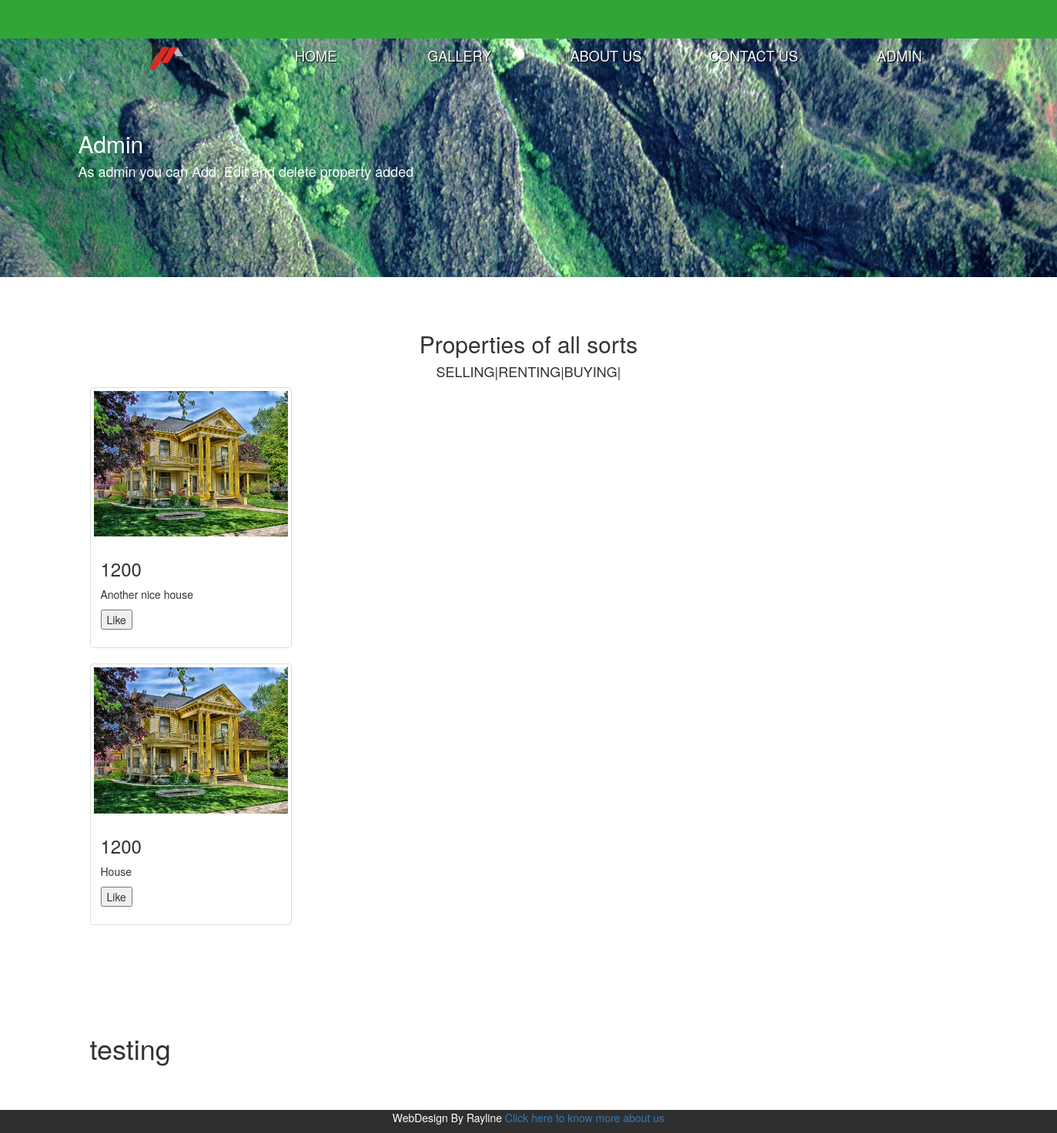
/house/gallery.php, run on the app's committed database.
### tables this page shows
CREATE TABLE `houses` (
  `houseID` int(11) NOT NULL AUTO_INCREMENT,
  `image` varchar(50) NOT NULL,
  `description` varchar(255) DEFAULT NULL,
  `price` double NOT NULL,
  `rooms` int(11) NOT NULL,
  `listing` varchar(50) DEFAULT NULL,
  `street` varchar(50) DEFAULT NULL,
  `city` varchar(50) DEFAULT NULL,
  PRIMARY KEY (`houseID`)
);

### house/gallery.php (the view, shortened to what this page needs)
<?php
require 'includes/db.connection.php';
?>
    <!doctype html>
    <html class="no-js" lang="">
    <?php include "templates/head.php";?>
    <body>
        <?php include "templates/header.php";?>
        <?php include 'templates/backgroundimage.php';?>
        <section id="gallery" class="gallery">
            <div class="container">
                <div class="row">
                    <h2 class="text-center">Properties of all sorts</h2>
                    <H4 class="text-center">SELLING|RENTING|BUYING|</H4>
                </div>
                <div class="row">
                    <div class="col-sm-6 col-md-3">
                        <?php
                        $query = "SELECT * FROM houses";
                        $result = mysqli_query($conn,$query);
                        while($row = mysqli_fetch_assoc($result)){
                        ?>
                            <div class="thumbnail">
                                <img src="img/House4.jpg" alt="house">
                                <div class="caption">
                                    <h3>
                                        <?php echo $row['price'] ?>
                                    </h3>
                                    <p>
                                        <?php echo $row['description'] ?> </p>
                                    <p align="center">
                                        <form>
                                            <input type="submit" name="" value="Like">
                                        </form>
                                    </p>
                                </div>
                            </div>
                            <?php
                        }
                        ?>
                    </div>
                </div>
            </div>
        </section>
        <section id="" class="">
            <div class="container">
                <h1>testing</h1>
            </div>
        </section>
        <?php include 'templates/footer.php';?>
    </body>
    </html>

### house/css/main.css (style rules this page uses)
html { color: #222; font-size: 1em; line-height: 1.4; }
audio, canvas, iframe, img, svg, video { vertical-align: middle; }
body > section { clear: both; padding: 50px 0; }

### data on the page
houses: price "1200", description "Another nice house"
houses: price "1200", description "House"
